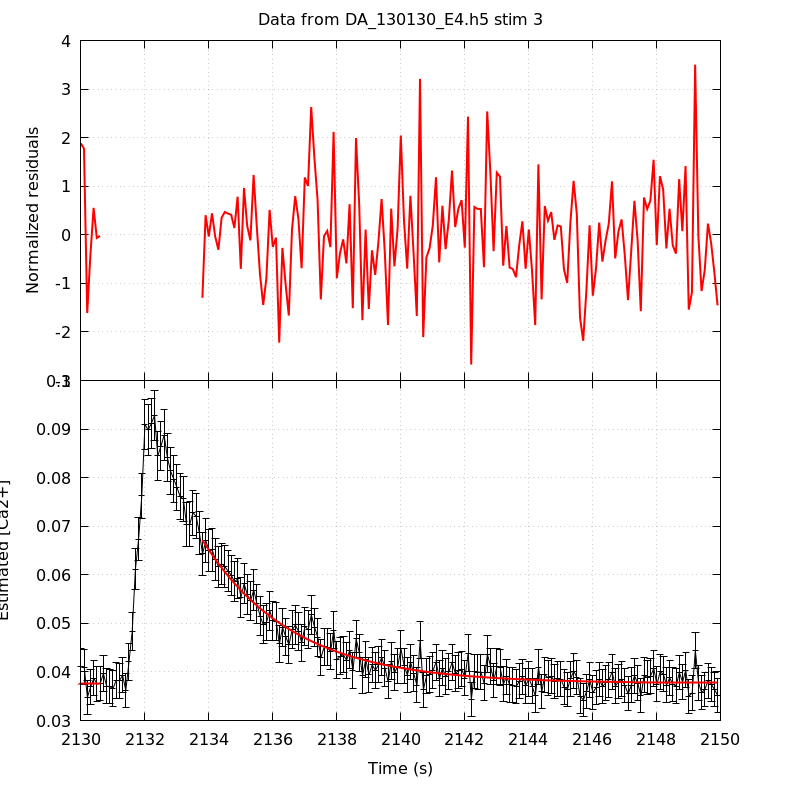

Reproduce this figure in gnuplot.
unset key
set grid
set multiplot title 'Data from DA_130130_E4.h5 stim 3' noenhanced layout 2,1 margins 0.1,0.9,0.1,0.95 spacing 0,0
set ylabel 'Normalized residuals'
set xtics format ''
plot 'DA_130130_E4_aba_RatioFit_s3' using 1:4 with lines linecolor rgb 'red' linewidth 2
set format x '%g'
set xlabel 'Time (s)'
set ylabel 'Estimated [Ca2+]'
plot 'DA_130130_E4_aba_CaRatio_s3' using 1:2:($3*1.96) with yerrorlines \
     linecolor rgb 'black' linewidth 1,                \
     'DA_130130_E4_aba_RatioFit_s3' using 1:3 with lines linecolor rgb 'red'\
     linewidth 2
unset multiplot
